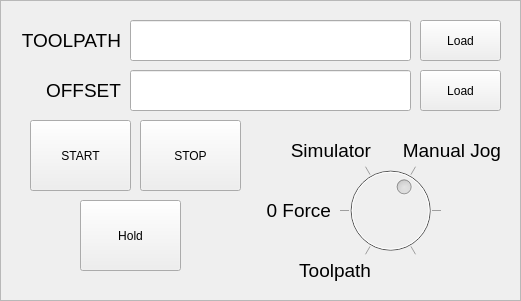
   <widget class="QFrame" name="control_frame">
    <property name="geometry">
     <rect>
      <x>20</x>
      <y>520</y>
      <width>521</width>
      <height>301</height>
     </rect>
    </property>
    <property name="frameShape">
     <enum>QFrame::StyledPanel</enum>
    </property>
    <property name="frameShadow">
     <enum>QFrame::Sunken</enum>
    </property>
    <widget class="QPushButton" name="pushButton_2">
     <property name="geometry">
      <rect>
       <x>420</x>
       <y>20</y>
       <width>81</width>
       <height>41</height>
      </rect>
     </property>
     <property name="text">
      <string>Load</string>
     </property>
     <property name="checkable">
      <bool>false</bool>
     </property>
    </widget>
    <widget class="QLineEdit" name="lineEdit">
     <property name="enabled">
      <bool>true</bool>
     </property>
     <property name="geometry">
      <rect>
       <x>130</x>
       <y>20</y>
       <width>281</width>
       <height>41</height>
      </rect>
     </property>
     <property name="font">
      <font>
       <pointsize>14</pointsize>
      </font>
     </property>
     <property name="text">
      <string/>
     </property>
     <property name="readOnly">
      <bool>true</bool>
     </property>
    </widget>
    <widget class="QPushButton" name="startButton">
     <property name="geometry">
      <rect>
       <x>30</x>
       <y>120</y>
       <width>101</width>
       <height>71</height>
      </rect>
     </property>
     <property name="text">
      <string>START</string>
     </property>
     <property name="checkable">
      <bool>false</bool>
     </property>
    </widget>
    <widget class="QPushButton" name="pushButton_4">
     <property name="geometry">
      <rect>
       <x>140</x>
       <y>120</y>
       <width>101</width>
       <height>71</height>
      </rect>
     </property>
     <property name="text">
      <string>STOP</string>
     </property>
     <property name="checkable">
      <bool>false</bool>
     </property>
    </widget>
    <widget class="QPushButton" name="pushButton">
     <property name="geometry">
      <rect>
       <x>80</x>
       <y>200</y>
       <width>101</width>
       <height>71</height>
      </rect>
     </property>
     <property name="text">
      <string>Hold</string>
     </property>
     <property name="checkable">
      <bool>false</bool>
     </property>
    </widget>
    <widget class="QPushButton" name="pushButton_3">
     <property name="geometry">
      <rect>
       <x>420</x>
       <y>70</y>
       <width>81</width>
       <height>41</height>
      </rect>
     </property>
     <property name="text">
      <string>Load</string>
     </property>
     <property name="checkable">
      <bool>false</bool>
     </property>
    </widget>
    <widget class="QLineEdit" name="lineEdit_6">
     <property name="enabled">
      <bool>true</bool>
     </property>
     <property name="geometry">
      <rect>
       <x>130</x>
       <y>70</y>
       <width>281</width>
       <height>41</height>
      </rect>
     </property>
     <property name="font">
      <font>
       <pointsize>14</pointsize>
      </font>
     </property>
     <property name="text">
      <string/>
     </property>
     <property name="readOnly">
      <bool>true</bool>
     </property>
    </widget>
    <widget class="QLabel" name="label_53">
     <property name="geometry">
      <rect>
       <x>20</x>
       <y>20</y>
       <width>101</width>
       <height>41</height>
      </rect>
     </property>
     <property name="font">
      <font>
       <pointsize>14</pointsize>
       <weight>50</weight>
       <bold>false</bold>
      </font>
     </property>
     <property name="text">
      <string>TOOLPATH</string>
     </property>
     <property name="alignment">
      <set>Qt::AlignRight|Qt::AlignTrailing|Qt::AlignVCenter</set>
     </property>
    </widget>
    <widget class="QLabel" name="label_54">
     <property name="geometry">
      <rect>
       <x>20</x>
       <y>70</y>
       <width>101</width>
       <height>41</height>
      </rect>
     </property>
     <property name="font">
      <font>
       <pointsize>14</pointsize>
       <weight>50</weight>
       <bold>false</bold>
      </font>
     </property>
     <property name="text">
      <string>OFFSET</string>
     </property>
     <property name="alignment">
      <set>Qt::AlignRight|Qt::AlignTrailing|Qt::AlignVCenter</set>
     </property>
    </widget>
    <widget class="QDial" name="dial">
     <property name="enabled">
      <bool>false</bool>
     </property>
     <property name="geometry">
      <rect>
       <x>340</x>
       <y>160</y>
       <width>101</width>
       <height>101</height>
      </rect>
     </property>
     <property name="maximum">
      <number>5</number>
     </property>
     <property name="pageStep">
      <number>1</number>
     </property>
     <property name="value">
      <number>3</number>
     </property>
     <property name="wrapping">
      <bool>false</bool>
     </property>
     <property name="notchTarget">
      <double>20.000000000000000</double>
     </property>
     <property name="notchesVisible">
      <bool>true</bool>
     </property>
    </widget>
    <widget class="QLabel" name="label_55">
     <property name="geometry">
      <rect>
       <x>270</x>
       <y>250</y>
       <width>101</width>
       <height>41</height>
      </rect>
     </property>
     <property name="font">
      <font>
       <pointsize>14</pointsize>
       <weight>50</weight>
       <bold>false</bold>
      </font>
     </property>
     <property name="text">
      <string>Toolpath</string>
     </property>
     <property name="alignment">
      <set>Qt::AlignRight|Qt::AlignTrailing|Qt::AlignVCenter</set>
     </property>
    </widget>
    <widget class="QLabel" name="label_56">
     <property name="geometry">
      <rect>
       <x>230</x>
       <y>190</y>
       <width>101</width>
       <height>41</height>
      </rect>
     </property>
     <property name="font">
      <font>
       <pointsize>14</pointsize>
       <weight>50</weight>
       <bold>false</bold>
      </font>
     </property>
     <property name="text">
      <string>0 Force</string>
     </property>
     <property name="alignment">
      <set>Qt::AlignRight|Qt::AlignTrailing|Qt::AlignVCenter</set>
     </property>
    </widget>
    <widget class="QLabel" name="label_57">
     <property name="geometry">
      <rect>
       <x>270</x>
       <y>130</y>
       <width>101</width>
       <height>41</height>
      </rect>
     </property>
     <property name="font">
      <font>
       <pointsize>14</pointsize>
       <weight>50</weight>
       <bold>false</bold>
      </font>
     </property>
     <property name="text">
      <string>Simulator</string>
     </property>
     <property name="alignment">
      <set>Qt::AlignRight|Qt::AlignTrailing|Qt::AlignVCenter</set>
     </property>
    </widget>
    <widget class="QLabel" name="label_58">
     <property name="geometry">
      <rect>
       <x>400</x>
       <y>130</y>
       <width>101</width>
       <height>41</height>
      </rect>
     </property>
     <property name="font">
      <font>
       <pointsize>14</pointsize>
       <weight>50</weight>
       <bold>false</bold>
      </font>
     </property>
     <property name="text">
      <string>Manual Jog</string>
     </property>
     <property name="alignment">
      <set>Qt::AlignRight|Qt::AlignTrailing|Qt::AlignVCenter</set>
     </property>
    </widget>
   </widget>
